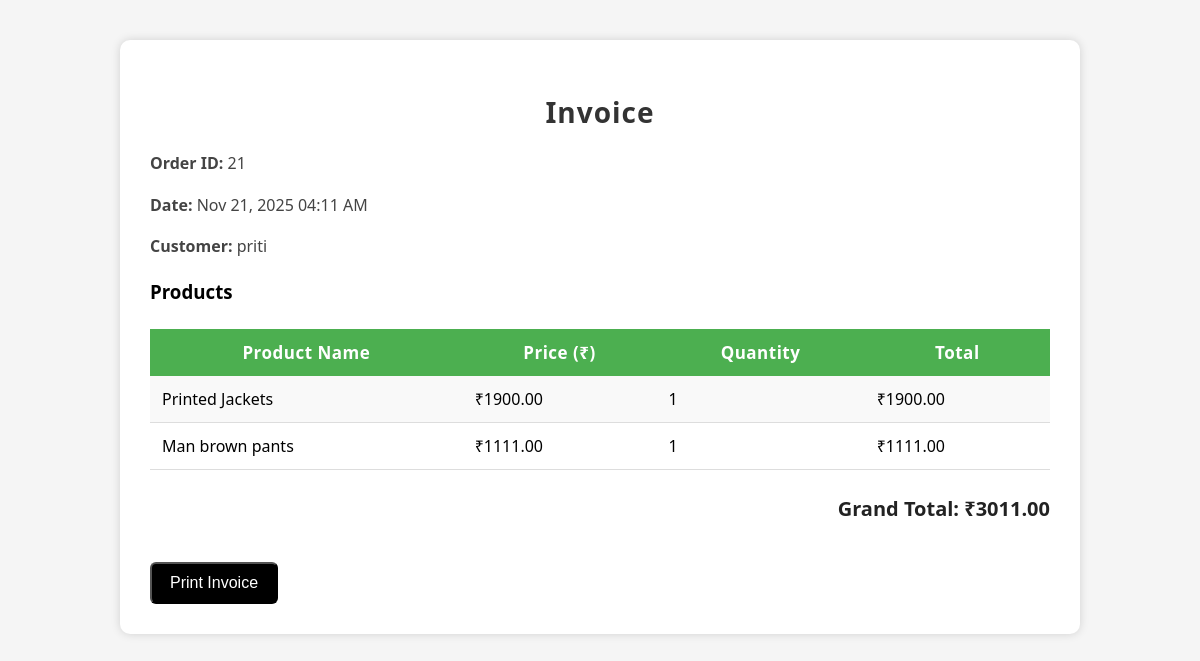
Screenshot of /orders/invoice/21/ (signed in) with the database file from the repository.
### orders/models.py (models this page shows, shortened)
class Order(models.Model):
    STATUS_CHOICES = [
        ('pending', 'Pending'),
        ('processing', 'Processing'),
        ('shipped', 'Shipped'),
        ('delivered', 'Delivered'),
        ('cancelled', 'Cancelled'),
        ('refunded', 'Refunded'),
    ]
    PAYMENT_METHOD_CHOICES = [
        ('cod', 'Cash on Delivery'),
        ('card', 'Credit/Debit Card'),
        ('upi', 'UPI'),
        ('netbanking', 'Net Banking'),
        ('wallet', 'Wallet'),
    ]
    user = models.ForeignKey(User, on_delete=models.CASCADE, related_name='orders')
    order_number = models.CharField(max_length=50, unique=True, editable=False)
    status = models.CharField(max_length=20, choices=STATUS_CHOICES, default='pending')
    subtotal = models.DecimalField(max_digits=10, decimal_places=2, validators=[MinValueValidator(Decimal('0.00'))])
    tax = models.DecimalField(max_digits=10, decimal_places=2, default=Decimal('0.00'), validators=[MinValueValidator(Decimal('0.00'))])
    shipping_cost = models.DecimalField(max_digits=10, decimal_places=2, default=Decimal('0.00'), validators=[MinValueValidator(Decimal('0.00'))])
    total = models.DecimalField(max_digits=10, decimal_places=2, validators=[MinValueValidator(Decimal('0.00'))])
    shipping_address = models.TextField()
    shipping_city = models.CharField(max_length=100)
    shipping_state = models.CharField(max_length=100)
    shipping_zip_code = models.CharField(max_length=20)
    shipping_country = models.CharField(max_length=100, default='India')
    shipping_phone = models.CharField(max_length=15)
    payment_method = models.CharField(max_length=20, choices=PAYMENT_METHOD_CHOICES, default='cod')
    payment_status = models.BooleanField(default=False)
    created_at = models.DateTimeField(auto_now_add=True)
    updated_at = models.DateTimeField(auto_now=True)
    class Meta:
        ordering = ['-created_at']
        indexes = [
            models.Index(fields=['order_number']),
            models.Index(fields=['user', '-created_at']),
            models.Index(fields=['status']),
        ]

class OrderItem(models.Model):
    order = models.ForeignKey(Order, on_delete=models.CASCADE, related_name='items')
    product = models.ForeignKey('products.Product', on_delete=models.CASCADE, related_name='order_items')
    size = models.CharField(max_length=30, blank=True, help_text="Selected size for this item")
    quantity = models.PositiveIntegerField(validators=[MinValueValidator(1)])
    price = models.DecimalField(max_digits=10, decimal_places=2, validators=[MinValueValidator(Decimal('0.00'))])
    subtotal = models.DecimalField(max_digits=10, decimal_places=2, validators=[MinValueValidator(Decimal('0.00'))])
    created_at = models.DateTimeField(auto_now_add=True)
    class Meta:
        ordering = ['-created_at']

### products/models.py (models this page shows, shortened)
class Product(models.Model):
    category = models.ForeignKey(Category, on_delete=models.CASCADE, related_name='products')
    name = models.CharField(max_length=200)
    slug = models.SlugField(max_length=220, unique=True, blank=True)
    sku = models.CharField(max_length=50, unique=True, help_text="Stock Keeping Unit (Unique Product ID)")
    description = models.TextField()
    price = models.DecimalField(max_digits=10, decimal_places=2)
    discount_price = models.DecimalField(max_digits=10, decimal_places=2, blank=True, null=True)
    stock = models.PositiveIntegerField(default=0)
    available = models.BooleanField(default=True)
    brand = models.CharField(max_length=100, blank=True, null=True)
    image = models.ImageField(upload_to='product_images/', blank=True, null=True)
    tags = models.CharField(max_length=255, blank=True, help_text="Comma-separated tags for search")
    available_sizes = models.CharField(
        max_length=255,
        blank=True,
        help_text="Comma-separated sizes like XS,S,M,L,XL"
    )
    rating = models.DecimalField(max_digits=3, decimal_places=2, default=0.0)
    created_at = models.DateTimeField(auto_now_add=True)
    updated_at = models.DateTimeField(auto_now=True)
    class Meta:
        ordering = ['-created_at']
        indexes = [
            models.Index(fields=['id', 'slug']),
            models.Index(fields=['name']),
        ]

### orders/views.py (the view)
# urls.py: path('invoice/<int:order_id>/', views.invoice, name='invoice'),
@login_required
def invoice(request, order_id):
    order = get_object_or_404(Order, id=order_id)
    order_items = OrderItem.objects.filter(order=order)
    total_amount = 0
    for item in order_items:
        item.total_price = item.quantity * item.product.price
        total_amount += item.total_price
    return render(request, "orders/invoice.html", {
        "order": order,
        "order_items": order_items,
        "total_amount": total_amount,
    })

### orders/templates/orders/invoice.html (shortened to what this page needs)
<!DOCTYPE html>
<html>
<head>
</head>
<body>
<div class="invoice-container">
    <h2>Invoice</h2>
    <div class="details">
        <p><strong>Order ID:</strong> {{ order.id }}</p>
        <p><strong>Date:</strong> {{ order.created_at|date:"M d, Y h:i A" }}</p>
        <p><strong>Customer:</strong> {{ order.user.username }}</p>
    </div>
    <h3>Products</h3>
    <table>
        <tr>
            <th>Product Name</th>
            <th>Price (₹)</th>
            <th>Quantity</th>
            <th>Total</th>
        </tr>
        {% for item in order_items %}
        <tr>
            <td>{{ item.product.name }}</td>
            <td>₹{{ item.product.price }}</td>
            <td>{{ item.quantity }}</td>
            <td>₹{{ item.total_price }}</td>
        </tr>
        {% endfor %}
    </table>
    <p class="total-section">
        Grand Total: ₹{{ total_amount }}
    </p>
    <button class="print-btn" onclick="window.print()">Print Invoice</button>
</div>
</body>
</html>

### orders/templates/orders/invoice.html (style rules this page uses)
body { font-family: 'Segoe UI', Tahoma, Geneva, Verdana, sans-serif; background: #f5f5f5; margin: 0; padding: 0; }
.invoice-container { width: 75%; margin: 40px auto; background: white; padding: 30px; border-radius: 10px; box-shadow: 0 0 10px rgba(0,0,0,0.15); }
h2 { text-align: center; margin-bottom: 10px; font-size: 28px; color: #333; letter-spacing: 1px; }
.details { margin-top: 20px; font-size: 16px; line-height: 1.6; color: #444; }
table { width: 100%; border-collapse: collapse; margin-top: 25px; font-size: 16px; }
table th { background: #4CAF50; color: white; padding: 12px; letter-spacing: 0.5px; font-size: 17px; }
table td { padding: 12px; border-bottom: 1px solid #ddd; }
table tr:nth-child(even) { background: #f9f9f9; }
.total-section { text-align: right; margin-top: 25px; font-size: 20px; font-weight: bold; color: #222; }
.print-btn { display: inline-block; margin-top: 20px; background: #000; color: white; padding: 10px 18px; border-radius: 6px; text-decoration: none; font-size: 16px; transition: 0.3s; }

### rows the page displays
Order: id "21", created_at "Nov 21, 2025 04:11 AM", user.username "priti"
OrderItem: product.name "Printed Jackets", product.price "1900.00", quantity "1", total_price "1900.00"
OrderItem: product.name "Man brown pants", product.price "1111.00", quantity "1", total_price "1111.00"

### other values shown
{{ total_amount }} "3011.00"
